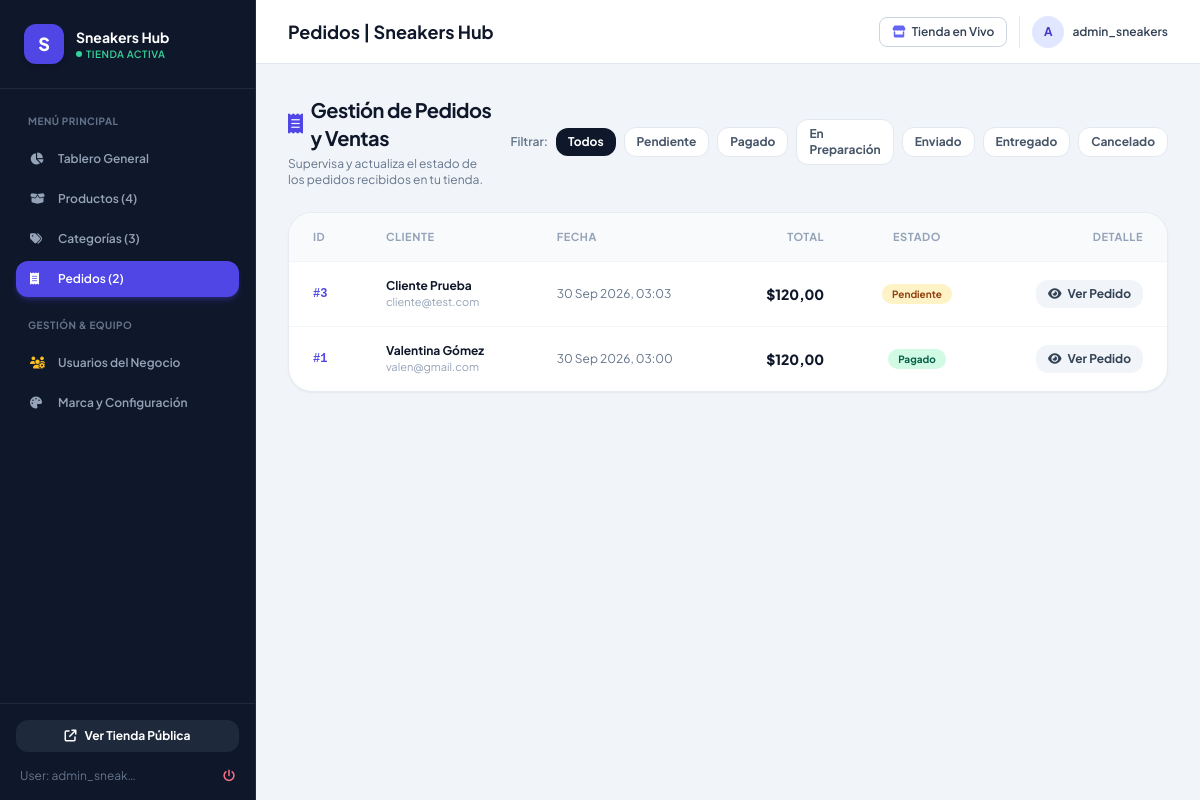
Screenshot of /store/sneakers-hub/admin/orders/ (signed in) with the database file from the repository.
### tenants/models.py (models this page shows, shortened)
class Tenant(models.Model):
    name = models.CharField(max_length=150, help_text="Nombre comercial de la tienda")
    slug = models.SlugField(max_length=150, unique=True, help_text="Identificador único para la URL (ej: mi-tienda)")
    description = models.TextField(blank=True, default="", help_text="Descripción o lema de la tienda")
    primary_color = models.CharField(max_length=20, default="#4F46E5", help_text="Color primario en formato HEX (ej: #4F46E5)")
    secondary_color = models.CharField(max_length=20, default="#06B6D4", help_text="Color secundario o de acento HEX")
    logo_url = models.CharField(max_length=500, blank=True, default="", help_text="URL o enlace del logo")
    banner_url = models.CharField(max_length=500, blank=True, default="", help_text="URL o enlace del banner principal")
    contact_email = models.EmailField(blank=True, default="")
    contact_phone = models.CharField(max_length=50, blank=True, default="")
    currency_symbol = models.CharField(max_length=10, default="$", help_text="Símbolo de moneda (ej: $, USD, €, CLP)")
    is_active = models.BooleanField(default=True, help_text="Si la tienda está activa y accesible al público")
    owner = models.ForeignKey(
        User,
        on_delete=models.SET_NULL,
        null=True,
        blank=True,
        related_name="owned_tenants",
        help_text="Usuario propietario/creador principal"
    )
    created_at = models.DateTimeField(auto_now_add=True)
    updated_at = models.DateTimeField(auto_now=True)
    class Meta:
        ordering = ['-created_at']
        verbose_name = 'Tenant / Tienda'
        verbose_name_plural = 'Tenants / Tiendas'

class Order(models.Model):
    STATUS_PENDING = 'PENDING'
    STATUS_PAID = 'PAID'
    STATUS_PROCESSING = 'PROCESSING'
    STATUS_SHIPPED = 'SHIPPED'
    STATUS_DELIVERED = 'DELIVERED'
    STATUS_CANCELLED = 'CANCELLED'
    STATUS_CHOICES = [
        (STATUS_PENDING, 'Pendiente'),
        (STATUS_PAID, 'Pagado'),
        (STATUS_PROCESSING, 'En Preparación'),
        (STATUS_SHIPPED, 'Enviado'),
        (STATUS_DELIVERED, 'Entregado'),
        (STATUS_CANCELLED, 'Cancelado'),
    ]
    tenant = models.ForeignKey(Tenant, on_delete=models.CASCADE, related_name='orders')
    customer_name = models.CharField(max_length=150)
    customer_email = models.EmailField()
    customer_phone = models.CharField(max_length=50, blank=True, default="")
    shipping_address = models.TextField()
    order_notes = models.TextField(blank=True, default="")
    status = models.CharField(max_length=20, choices=STATUS_CHOICES, default=STATUS_PENDING)
    total_amount = models.DecimalField(max_digits=12, decimal_places=2, default=0.00)
    created_at = models.DateTimeField(auto_now_add=True)
    updated_at = models.DateTimeField(auto_now=True)
    class Meta:
        verbose_name = 'Pedido / Orden'
        verbose_name_plural = 'Pedidos / Órdenes'
        ordering = ['-created_at']

### tenants/views.py (the view)
    def _wrapped(request, slug, *args, **kwargs):
        tenant = get_object_or_404(Tenant, slug=slug)
        if not user_can_admin_tenant(request.user, tenant):
            if not request.user.is_authenticated:
                return redirect(f"/login/?next=/store/{slug}/admin/")
            return render(request, 'tenant_admin/forbidden.html', {'tenant': tenant}, status=403)
        return view_func(request, tenant, *args, **kwargs)

### tenants/utils.py (called while the page is built)
def user_can_admin_tenant(user, tenant):
    if not user.is_authenticated:
        return False
    if user.is_superuser:
        return True
    return TenantMembership.objects.filter(
        tenant=tenant,
        user=user,
        role=TenantMembership.ROLE_ADMIN,
        is_active=True
    ).exists()

### tenants/views.py (called while the page is built)
def tenant_admin_required(view_func):
    def _wrapped(request, slug, *args, **kwargs):
        tenant = get_object_or_404(Tenant, slug=slug)
        if not user_can_admin_tenant(request.user, tenant):
            if not request.user.is_authenticated:
                return redirect(f"/login/?next=/store/{slug}/admin/")
            return render(request, 'tenant_admin/forbidden.html', {'tenant': tenant}, status=403)
        return view_func(request, tenant, *args, **kwargs)
    return _wrapped

@tenant_admin_required
def tenant_admin_orders(request, tenant):
    status_filter = request.GET.get('status')
    orders = tenant.orders.all()
    if status_filter:
        orders = orders.filter(status=status_filter)
    context = {
        'tenant': tenant,
        'orders': orders,
        'status_filter': status_filter,
        'status_choices': Order.STATUS_CHOICES,
        'active_tab': 'orders',
    }
    return render(request, 'tenant_admin/orders.html', context)

### templates/tenant_admin/orders.html
{% extends "tenant_admin/base_tenant_admin.html" %}
{% block page_title %}Pedidos | {{ tenant.name }}{% endblock %}
{% block admin_content %}
<div class="space-y-6">
    <div class="flex flex-col sm:flex-row sm:items-center justify-between gap-4">
        <div>
            <h2 class="text-xl font-bold text-slate-900 tracking-tight flex items-center gap-2">
                <i class="fa-solid fa-receipt text-indigo-600"></i> Gestión de Pedidos y Ventas
            </h2>
            <p class="text-xs text-slate-500 mt-1">Supervisa y actualiza el estado de los pedidos recibidos en tu tienda.</p>
        </div>
        <div class="flex items-center gap-2">
            <span class="text-xs text-slate-500 font-semibold">Filtrar:</span>
            <a href="{% url 'tenant_admin_orders' slug=tenant.slug %}" class="px-3 py-1.5 rounded-xl text-xs font-bold transition-all {% if not status_filter %}bg-slate-900 text-white{% else %}bg-white text-slate-600 border border-slate-200{% endif %}">
                Todos
            </a>
            {% for st_val, st_lbl in status_choices %}
            <a href="{% url 'tenant_admin_orders' slug=tenant.slug %}?status={{ st_val }}" class="px-3 py-1.5 rounded-xl text-xs font-bold transition-all {% if status_filter == st_val %}bg-slate-900 text-white{% else %}bg-white text-slate-600 border border-slate-200{% endif %}">
                {{ st_lbl }}
            </a>
            {% endfor %}
        </div>
    </div>
    <div class="bg-white rounded-3xl border border-slate-200/80 shadow-sm overflow-hidden">
        {% if orders %}
        <div class="overflow-x-auto">
            <table class="w-full text-left text-xs text-slate-600">
                <thead class="bg-slate-50 text-[11px] uppercase tracking-wider text-slate-400 border-b border-slate-100">
                    <tr>
                        <th class="py-4 px-6">ID</th>
                        <th class="py-4 px-6">Cliente</th>
                        <th class="py-4 px-6">Fecha</th>
                        <th class="py-4 px-6 text-right">Total</th>
                        <th class="py-4 px-6 text-center">Estado</th>
                        <th class="py-4 px-6 text-right">Detalle</th>
                    </tr>
                </thead>
                <tbody class="divide-y divide-slate-100">
                    {% for ord in orders %}
                    <tr class="hover:bg-slate-50/60 transition-colors">
                        <td class="py-4 px-6 font-mono font-bold text-indigo-600">#{{ ord.id }}</td>
                        <td class="py-4 px-6">
                            <span class="font-bold text-slate-900 block">{{ ord.customer_name }}</span>
                            <span class="text-slate-400 text-[11px]">{{ ord.customer_email }}</span>
                        </td>
                        <td class="py-4 px-6 text-slate-500">{{ ord.created_at|date:"d M Y, H:i" }}</td>
                        <td class="py-4 px-6 text-right font-black text-slate-900 text-sm">
                            {{ tenant.currency_symbol }}{{ ord.total_amount }}
                        </td>
                        <td class="py-4 px-6 text-center">
                            <span class="px-2.5 py-1 rounded-full text-[10px] font-bold
                                {% if ord.status == 'PENDING' %}bg-amber-100 text-amber-800
                                {% elif ord.status == 'PAID' %}bg-emerald-100 text-emerald-800
                                {% elif ord.status == 'PROCESSING' %}bg-sky-100 text-sky-800
                                {% elif ord.status == 'SHIPPED' %}bg-indigo-100 text-indigo-800
                                {% elif ord.status == 'DELIVERED' %}bg-blue-100 text-blue-800
                                {% else %}bg-rose-100 text-rose-800{% endif %}">
                                {{ ord.get_status_display }}
                            </span>
                        </td>
                        <td class="py-4 px-6 text-right">
                            <a href="{% url 'tenant_admin_order_detail' slug=tenant.slug order_id=ord.id %}" class="inline-flex items-center gap-1.5 px-3 py-1.5 rounded-xl bg-slate-100 hover:bg-slate-200 text-slate-700 font-bold transition-colors">
                                <i class="fa-solid fa-eye text-xs"></i> Ver Pedido
                            </a>
                        </td>
                    </tr>
                    {% endfor %}
                </tbody>
            </table>
        </div>
        {% else %}
        <div class="text-center py-16 text-slate-400 text-xs">
            <i class="fa-solid fa-receipt text-3xl mb-2 text-slate-300"></i>
            <p>No se encontraron pedidos con el criterio seleccionado.</p>
        </div>
        {% endif %}
    </div>
</div>
{% endblock %}

### templates/tenant_admin/base_tenant_admin.html (shortened to what this page needs)
{% extends "base.html" %}
{% block layout %}
<div class="min-h-full flex bg-slate-100 text-slate-800">
    <aside class="w-64 bg-slate-900 text-slate-300 flex-shrink-0 flex flex-col justify-between hidden md:flex border-r border-slate-800">
        <div>
            <div class="p-6 border-b border-slate-800">
                <div class="flex items-center gap-3">
                    <div class="w-10 h-10 rounded-xl flex items-center justify-center text-white font-extrabold text-lg shadow-md" style="background-color: {{ tenant.primary_color }};">
                        {{ tenant.name|slice:":1" }}
                    </div>
                    <div class="overflow-hidden">
                        <h2 class="text-sm font-bold text-white truncate">{{ tenant.name }}</h2>
                        <span class="text-[10px] font-semibold tracking-wider uppercase text-emerald-400 flex items-center gap-1">
                            <span class="w-1.5 h-1.5 rounded-full bg-emerald-400"></span> Tienda Activa
                        </span>
                    </div>
                </div>
            </div>
            <nav class="p-4 space-y-1 text-xs font-semibold">
                <div class="px-3 py-2 text-[10px] font-bold text-slate-500 uppercase tracking-wider">Menú Principal</div>
                <a href="{% url 'tenant_admin_dashboard' slug=tenant.slug %}"
                    class="flex items-center gap-3 px-3.5 py-2.5 rounded-xl transition-all {% if active_tab == 'dashboard' %}bg-indigo-600 text-white shadow-md shadow-indigo-600/30{% else %}text-slate-400 hover:text-white hover:bg-slate-800{% endif %}">
                    <i class="fa-solid fa-chart-pie w-4"></i>
                    <span>Tablero General</span>
                </a>
                <a href="{% url 'tenant_admin_products' slug=tenant.slug %}"
                    class="flex items-center gap-3 px-3.5 py-2.5 rounded-xl transition-all {% if active_tab == 'products' %}bg-indigo-600 text-white shadow-md shadow-indigo-600/30{% else %}text-slate-400 hover:text-white hover:bg-slate-800{% endif %}">
                    <i class="fa-solid fa-box-open w-4"></i>
                    <span>Productos ({{ tenant.products.count }})</span>
                </a>
                <a href="{% url 'tenant_admin_categories' slug=tenant.slug %}"
                    class="flex items-center gap-3 px-3.5 py-2.5 rounded-xl transition-all {% if active_tab == 'categories' %}bg-indigo-600 text-white shadow-md shadow-indigo-600/30{% else %}text-slate-400 hover:text-white hover:bg-slate-800{% endif %}">
                    <i class="fa-solid fa-tags w-4"></i>
                    <span>Categorías ({{ tenant.categories.count }})</span>
                </a>
                <a href="{% url 'tenant_admin_orders' slug=tenant.slug %}"
                    class="flex items-center gap-3 px-3.5 py-2.5 rounded-xl transition-all {% if active_tab == 'orders' %}bg-indigo-600 text-white shadow-md shadow-indigo-600/30{% else %}text-slate-400 hover:text-white hover:bg-slate-800{% endif %}">
                    <i class="fa-solid fa-receipt w-4"></i>
                    <span>Pedidos ({{ tenant.orders.count }})</span>
                </a>
                <div class="px-3 pt-4 pb-2 text-[10px] font-bold text-slate-500 uppercase tracking-wider">Gestión & Equipo</div>
                <a href="{% url 'tenant_admin_users' slug=tenant.slug %}"
                    class="flex items-center gap-3 px-3.5 py-2.5 rounded-xl transition-all {% if active_tab == 'users' %}bg-indigo-600 text-white shadow-md shadow-indigo-600/30{% else %}text-slate-400 hover:text-white hover:bg-slate-800{% endif %}">
                    <i class="fa-solid fa-users-gear w-4 text-amber-400"></i>
                    <span>Usuarios del Negocio</span>
                </a>
                <a href="{% url 'tenant_admin_settings' slug=tenant.slug %}"
                    class="flex items-center gap-3 px-3.5 py-2.5 rounded-xl transition-all {% if active_tab == 'settings' %}bg-indigo-600 text-white shadow-md shadow-indigo-600/30{% else %}text-slate-400 hover:text-white hover:bg-slate-800{% endif %}">
                    <i class="fa-solid fa-palette w-4"></i>
                    <span>Marca y Configuración</span>
                </a>
            </nav>
        </div>
        <div class="p-4 border-t border-slate-800 space-y-2">
            <a href="{% url 'storefront_view' slug=tenant.slug %}" target="_blank" class="w-full flex items-center justify-center gap-2 py-2 px-3 rounded-xl text-xs font-bold text-white bg-slate-800 hover:bg-slate-700 transition-colors">
                <i class="fa-solid fa-arrow-up-right-from-square"></i> Ver Tienda Pública
            </a>
            <div class="flex items-center justify-between pt-2 px-1 text-xs text-slate-500">
                <span class="truncate max-w-[120px]">User: {{ request.user.username }}</span>
                <a href="{% url 'logout' %}" class="text-rose-400 hover:text-rose-300 transition-colors" title="Cerrar Sesión">
                    <i class="fa-solid fa-power-off"></i>
                </a>
            </div>
        </div>
    </aside>
    <div class="flex-1 flex flex-col min-w-0 overflow-y-auto">
        <header class="bg-white border-b border-slate-200 h-16 flex items-center justify-between px-4 sm:px-8 sticky top-0 z-20">
            <div class="flex items-center gap-3">
                <h1 class="text-base sm:text-lg font-bold text-slate-900 flex items-center gap-2">
                    {% block page_title %}Administración de Tienda{% endblock %}
                </h1>
            </div>
            <div class="flex items-center gap-3">
                <a href="{% url 'storefront_view' slug=tenant.slug %}" target="_blank" class="hidden sm:inline-flex items-center gap-1.5 text-xs font-semibold px-3 py-1.5 rounded-lg border border-slate-300 text-slate-700 hover:bg-slate-50 transition-colors">
                    <i class="fa-solid fa-store text-indigo-500"></i> Tienda en Vivo
                </a>
                <div class="flex items-center gap-2 pl-3 border-l border-slate-200">
                    <div class="w-8 h-8 rounded-full bg-indigo-100 text-indigo-700 flex items-center justify-center font-bold text-xs">
                        {{ request.user.username|slice:":1"|upper }}
                    </div>
                    <span class="text-xs font-semibold text-slate-700 hidden sm:inline">{{ request.user.username }}</span>
                </div>
            </div>
        </header>
        <main class="p-4 sm:p-8 flex-1">
            {% block admin_content %}{% endblock %}
        </main>
    </div>
</div>
{% endblock %}

### templates/base.html (style rules this page uses)
body { font-family: 'Plus Jakarta Sans', sans-serif; }

### rows the page displays
Tenant: name "S", name "Sneakers Hub", products.count "4", categories.count "3", orders.count "2", currency_symbol "$"
Order: id "3", customer_name "Cliente Prueba", customer_email "cliente@test.com", created_at "30 Sep 2026, 03:03", total_amount "120,00", status "Pendiente"
Order: id "1", customer_name "Valentina Gómez", customer_email "valen@gmail.com", created_at "30 Sep 2026, 03:00", total_amount "120,00", status "Pagado"

### other values shown
{{ request.user.username }} "admin_sneak…"
{{ request.user.username|slice:":1"|upper }} "A"
{{ request.user.username }} "admin_sneakers"
{{ st_lbl }} "Pendiente" "Pagado" "En Preparación" "Enviado" "Entregado" "Cancelado"
